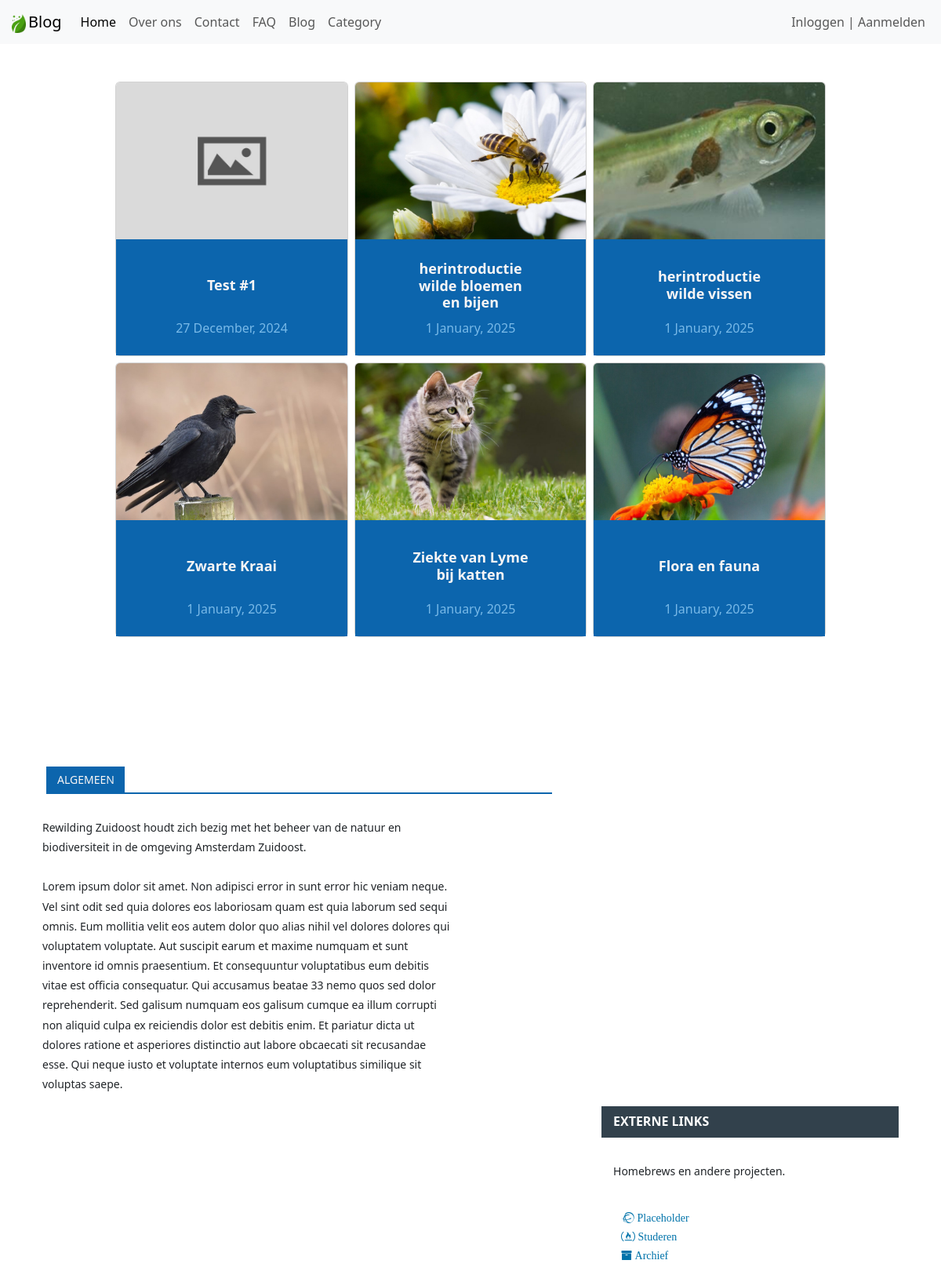
The page / on the database its author committed.
### tables this page shows
CREATE TABLE `post` (
  `post_id` int(11) NOT NULL,
  `post_title` varchar(127) NOT NULL,
  `post_text` text NOT NULL,
  `category` int(11) NOT NULL,
  `publish` int(2) NOT NULL DEFAULT 1,
  `cover_url` varchar(255) NOT NULL DEFAULT 'default.jpg',
  `crated_at` datetime NOT NULL DEFAULT current_timestamp()
);

### admin/data/post.php (called while the page is built, shortened)
<?php
function getAll($conn) {
    $sql = "SELECT * FROM post";
    $stmt = $conn->prepare($sql);
    $stmt->execute();
    if ($stmt->rowCount() >= 1) {
        $data = $stmt->fetchAll();
        return $data;
    } else {
        return 0;
    }
}

### index.php (the view, shortened to what this page needs)
<!DOCTYPE html>
<html lang="en">
<head>
    <link href="https://cdn.jsdelivr.net/npm/bootstrap@5.3.3/dist/css/bootstrap.min.css" rel="stylesheet">
    <link rel="stylesheet" href="https://stackpath.bootstrapcdn.com/font-awesome/4.7.0/css/font-awesome.min.css">
    <link rel="stylesheet" href="css/index.css">
</head>
<body>
    <?php
        include 'inc/NavBar.php';
        include_once("admin/data/Post.php");
        include_once("db_conn.php");
        $posts = getAll($conn);
    ?>
<div class="container mt-5">
    <section class="row index-blog-posts">
        <div class="cards-wrapper">
            <?php foreach ($posts as $post) { ?>
            <div class="posts-container">
                <article class="cards-post">
                    <a href="blog-view.php?post_id=<?= $post['post_id'] ?>" class="card main-blog-card h-100 index-page-card">
                        <img src="upload/blog/<?= $post['cover_url'] ?>" class="card-img-top" alt="...">
                        <div class="card-body">
                            <h3 class="card-title"><?= $post['post_title'] ?></h3>
                            <p class="card-date"><?= date('j F, Y', strtotime($post['crated_at'])) ?></p>
                        </div>
                    </a>
                </article>
            </div>
            <?php } ?>
        </div>
    </section>
    <section class="algemeen-section">
        <div class="container elementor-container">
            <div class="elementor-links elementor-column elementor-col-12 elementor-top-column elementor-element-populated">
                <div class="elementor-column-wrap elementor-element-populated">
                    <div class="elementor-widget-wrap">
                        <div class="elementor-widget-container">
                            <section class="home-featured-cat">
                                <div class="penci-border-arrow style-5 penci-homepage-title pcalign-left pcicon-right">
                                    <h3 class="inner-arrow">
                                        <span>
                                            <span>ALGEMEEN</span>
                                        </span>
                                    </h3>
                                </div>
                                <div class="home-featured-cat-wrapper">
                                    <p>
                                    Rewilding Zuidoost houdt zich bezig met het beheer van de natuur en biodiversiteit in de omgeving Amsterdam Zuidoost.<br><br>
                                    Lorem ipsum dolor sit amet. Non adipisci error in sunt error hic veniam neque. Vel sint odit sed quia dolores eos laboriosam quam est quia laborum sed sequi omnis. Eum mollitia velit eos autem dolor quo alias nihil vel dolores dolores qui voluptatem voluptate. Aut suscipit earum et maxime numquam et sunt inventore id omnis praesentium.
                                    Et consequuntur voluptatibus eum debitis vitae est officia consequatur. Qui accusamus beatae 33 nemo quos sed dolor reprehenderit.
                                    Sed galisum numquam eos galisum cumque ea illum corrupti non aliquid culpa ex reiciendis dolor est debitis enim. Et pariatur dicta ut dolores ratione et asperiores distinctio aut labore obcaecati sit recusandae esse. Qui neque iusto et voluptate internos eum voluptatibus similique sit voluptas saepe.
                                    </p>
                                </div>
                            </section>
                        </div>
                    </div>
                </div>
            </div>
            <div class="elementor-rechts penci-ercol-33 penci-sidebarSC elementor-column elementor-col-33 elementor-top-column elementor-element">
                <div class="elementor-widget-wrap elementor-element-populated">
                    <div class="elementor-element elementor-widget elementor-widget-penci-sidebar">
                        <div class="elementor-widget-container">
                            <div id="sidebar" class="penci-sidebar-content penci-sidebar-content-vc pcicon-right">
                                <div class="theiaStickySidebar">
                                    <aside id="elementor-library-2" class="widget widget_elementor-library">
                                        <div class="elementor-widget-wrap">
                                            <section class="penci-section penci-structure-10 elementor-section elementor-top-section elementor-element elementor-section-boxed">
                                                <div class="elementor-widget-container">
                                                    <div class="affiliate-links-widget">
                                                        <h3 class="affiliate-widget-title">Externe Links</h3>
                                                        <p class="affiliate-widget-description">Homebrews en andere projecten.</p>
                                                        <br>
                                                        <ul class="affiliate-widget-links">
                                                            <li>
                                                                <a href="#">
                                                                    <i class="fa fa-ravelry" aria-hidden="true"> Placeholder</i>
                                                                </a>
                                                            </li>
                                                            <li>
                                                                <a href="#">
                                                                    <i class="fa fa-free-code-camp" aria-hidden="true"> Studeren</i>
                                                                </a>
                                                            </li>
                                                            <li>
                                                                <a href="#">
                                                                    <i class="fa fa-archive" aria-hidden="true"> Archief</i>
                                                                </a>
                                                            </li>
                                                        </ul>
                                                    </div>
                                                </div>
                                            </section>
                                        </div>
                                    </aside>
                                </div>
                            </div>
                        </div>
                    </div>
                </div>
            </div>
        </div>
    </section>
</div>
</body>
</html>

### css/index.css (style rules this page uses)
.cards-wrapper { display: flex; flex-wrap: wrap; gap: 0.5rem; justify-content: center; }
.posts-container { flex: 0 0 calc(28% - 1rem); box-sizing: border-box; width: 100%; }
.cards-post { height: 350px; width: 100%; display: flex; flex-direction: column; overflow: hidden; }
.cards-post img { width: 100%; height: 200px; object-fit: cover; }
.cards-post a { text-decoration: none; color: inherit; }
.cards-post .card-body { background-color: #0c65ad; color: #fff; flex: 1; display: flex; flex-direction: column; justify-content: center; align-items: center; position: relative; width: 100%; height: 100px; margin: 0; }
.cards-post .card-body .card-title { color: #f8f5f5; font-weight: 600; position: absolute; top: 40%; left: 50%; transform: translate(-50%, -50%); font-size: 18px; text-align: center; margin: 0; }
.cards-post .card-body .card-date { color: #78B9E8; font-size: 1em; font-weight: 500; position: absolute; bottom: 0.25rem; left: 50%; transform: translateX(-50%); }
.container { height: 100vh; }
.algemeen-section { margin-top: 20vh; height: 100vh; }
section.home-featured-cat { clear: both; display: block; width: 100%; }
.penci-homepage-title { position: relative; margin-bottom: 30px; text-align: center; clear: both; background: 0 0; margin-left: 0; margin-right: 0; margin-top: 0; }
.penci-homepage-title.pcalign-left { text-align: left; }
.penci-homepage-title.style-5 { border-color: #0c65ad; border-bottom: 2px solid #0c65ad; }
.penci-border-arrow { position: relative; line-height: 1.3; margin-left: 5px; margin-right: 5px; margin-top: 5px; }
.penci-border-arrow .inner-arrow { border: 1px solid #313131; background: #0c65ad; color: #f8f5f5; position: relative; display: block; text-transform: uppercase; padding: 8px 12px 7px; z-index: 3; font-size: 14px; }
.penci-border-arrow.penci-homepage-title .inner-arrow { border-color: #0c65ad; }
.penci-homepage-title.pcalign-left .inner-arrow { border-left-width: 2px; }
.penci-homepage-title.style-5 .inner-arrow { display: inline-block; border-bottom-width: 2px; margin-bottom: -2px !important; }
aside { display: block; }
p { font-size: 14px; line-height: 1.8; }
li, ol, ul { list-style: none; }
.widget { position: relative; }
.widget a { color: var(--pctext-cl); }
.widget ul li a { font-size: 14px; font-style: normal; line-height: 1.4; }
.penci-sidebar-content { width: 27.06%; float: right; }
.penci-sidebar-content i { max-width: 100%; height: auto; vertical-align: top; }
.penci-sidebar-content-vc { width: 100% !important; float: none; }
.penci-sidebar-content .widget { width: 100%; margin-right: 0; float: none; margin-bottom: 60px; clear: both; }
.elementor-column { display: flex; min-height: 1px; position: relative; width: 60%; }
.elementor-element { --widgets-spacing: 20px 20px; --widgets-spacing-row: 20px; --widgets-spacing-column: 20px; }
.elementor-section { position: relative; }
.elementor-widget { position: relative; }
.elementor-widget-wrap { align-content: flex-start; flex-wrap: wrap; position: relative; width: 100%; }
.elementor-widget-wrap>.elementor-element { width: 100%; }
.elementor-element .elementor-widget-container { transition: background .3s, border .3s, border-radius .3s, box-shadow .3s, transform var(--e-transform-transition-duration, .4s); }
.elementor-widget-container div#sidebar { width: 100%; float: none; }
.elementor-widget-penci-sidebar .theiaStickySidebar { display: block !important; }
.elementor-rechts { float: right; }
@media (min-width: 768px) { .elementor-column.elementor-col-33 { width: 33.3333%; } }
.affiliate-widget-title { font-size: 16px; font-weight: bold; text-transform: uppercase; color: white !important; background-color: #32414c; padding: 10px 15px; margin: 0; margin-left: -15px !important; margin-bottom: 30px !important; border-radius: 0px !important; }
.affiliate-widget-links { list-style: none; padding: 0; margin: 0; }
.affiliate-widget-links li { display: flex; align-items: center; margin-bottom: 10px; margin-top: 0px !important; }
.affiliate-widget-links a { font-weight: bold; color: #0073aa; text-decoration: none; display: flex; align-items: center; margin-left: 10px; }
.home-featured-cat-wrapper { float: left; width: 80%; }

### rows shown on the page
post: cover_url (placeholder picture), post_title "Test #1", crated_at "27 December, 2024"
post: cover_url (picture), post_title "herintroductie wilde bloemen en bijen", crated_at "1 January, 2025"
post: cover_url (picture), post_title "herintroductie wilde vissen", crated_at "1 January, 2025"
post: cover_url (picture), post_title "Zwarte Kraai", crated_at "1 January, 2025"
post: cover_url (picture), post_title "Ziekte van Lyme bij katten", crated_at "1 January, 2025"
post: cover_url (picture), post_title "Flora en fauna", crated_at "1 January, 2025"
